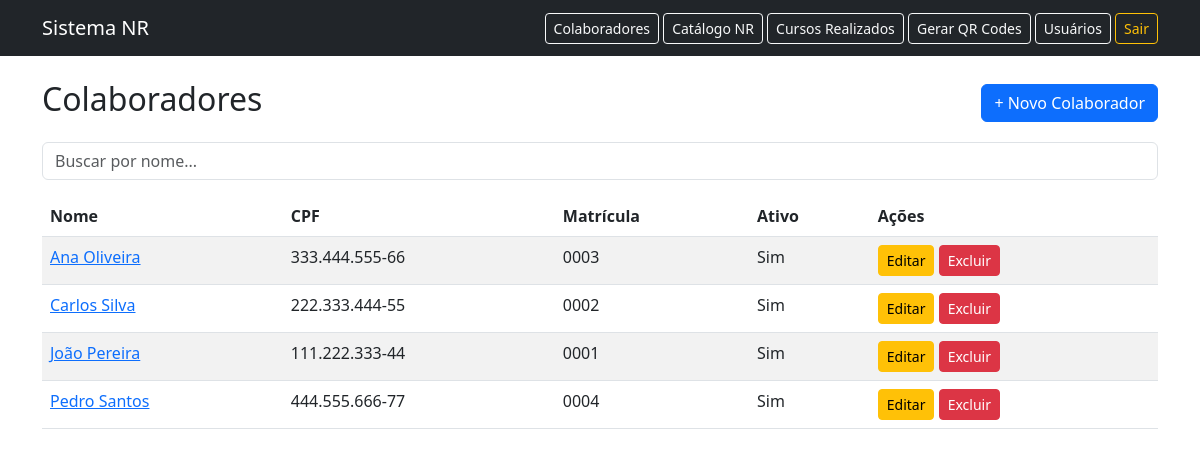
Page /colaboradores/ (signed in) on the committed database.
### models.py (models this page shows, shortened)
class Colaborador(db.Model):
    __tablename__ = "colaboradores"
    id = db.Column(db.Integer, primary_key=True)
    nome = db.Column(db.String(150), nullable=False)
    cpf = db.Column(db.String(14), unique=True, nullable=False)
    matricula = db.Column(db.String(20))
    ativo = db.Column(db.Boolean, default=True)
    cursos = db.relationship(
        "ColaboradorCurso",
        backref="colaborador",
        cascade="all, delete-orphan",
        lazy=True
    )

### routes/colaboradores.py (the view)
@bp_colaboradores.route("/")
@login_required
def listar():
    busca = request.args.get("busca", "")
    query = Colaborador.query
    if busca:
        query = query.filter(Colaborador.nome.ilike(f"%{busca}%"))
    colaboradores = query.order_by(Colaborador.nome).all()
    return render_template("colaboradores/listar.html", colaboradores=colaboradores, busca=busca)

### app.py (called while the page is built)
@login_manager.user_loader
def load_user(user_id):
    return Usuario.query.get(int(user_id))

@app.before_request
def alerta_vencimento():
    if current_user.is_authenticated:
        session["alertas_nr"] = listar_cursos_criticos(ColaboradorCurso)

### services/validade_service.py (called while the page is built)
def status_curso(curso):
    if not curso.data_vencimento:
        return "INDEFINIDO", None
    hoje = date.today()
    dias_restantes = (curso.data_vencimento - hoje).days
    if dias_restantes < 0:
        return "VENCIDO", dias_restantes
    elif dias_restantes <= 30:
        return "A_VENCER", dias_restantes
    return "VALIDO", dias_restantes

def listar_cursos_criticos(ColaboradorCurso):
    cursos = ColaboradorCurso.query.all()
    criticos = []
    for c in cursos:
        status, dias = status_curso(c)
        if status in ("VENCIDO", "A_VENCER"):
            criticos.append({
                "colaborador": c.colaborador.nome,
                "colaborador_id": c.colaborador_id,
                "curso": c.catalogo.nome_curso,
                "vencimento": c.data_vencimento,
                "status": status,
                "dias_restantes": dias
            })
    criticos.sort(key=lambda x: (
        x["status"] != "VENCIDO", x["dias_restantes"] if x["dias_restantes"] is not None else 9999))
    return criticos

### templates/colaboradores/listar.html
{% extends "base.html" %}
{% block content %}
<div class="d-flex justify-content-between align-items-center mb-3">
    <h2>Colaboradores</h2>
    <a href="{{ url_for('colaboradores.novo') }}" class="btn btn-primary">+ Novo Colaborador</a>
</div>
<form method="GET" class="mb-3">
    <input type="text" name="busca" value="{{ busca }}" class="form-control" placeholder="Buscar por nome...">
</form>
<table class="table table-striped">
    <thead>
        <tr>
            <th>Nome</th>
            <th>CPF</th>
            <th>Matrícula</th>
            <th>Ativo</th>
            <th>Ações</th>
        </tr>
    </thead>
    <tbody>
    {% for c in colaboradores %}
        <tr>
            <td><a href="{{ url_for('colaboradores.detalhes', id=c.id) }}">{{ c.nome }}</a></td>
            <td>{{ c.cpf }}</td>
            <td>{{ c.matricula }}</td>
            <td>{{ "Sim" if c.ativo else "Não" }}</td>
            <td>
                <a href="{{ url_for('colaboradores.editar', id=c.id) }}" class="btn btn-sm btn-warning">Editar</a>
                <form method="POST" action="{{ url_for('colaboradores.excluir', id=c.id) }}" style="display:inline;" onsubmit="return confirm('Confirma exclusão?');">
                    <button type="submit" class="btn btn-sm btn-danger">Excluir</button>
                </form>
            </td>
        </tr>
    {% endfor %}
    </tbody>
</table>
{% endblock %}

### templates/base.html (shortened to what this page needs)
<!DOCTYPE html>
<html lang="pt-br">
<head>
    <link rel="stylesheet" href="https://cdn.jsdelivr.net/npm/bootstrap@5.3.0/dist/css/bootstrap.min.css">
</head>
<body>
<nav class="navbar navbar-expand-lg navbar-dark bg-dark">
    <div class="container">
        <a class="navbar-brand" href="{{ url_for('home') }}">Sistema NR</a>
        <div>
            <a class="btn btn-outline-light btn-sm" href="{{ url_for('colaboradores.listar') }}">Colaboradores</a>
            <a class="btn btn-outline-light btn-sm" href="{{ url_for('catalogo_nr.listar') }}">Catálogo NR</a>
            <a class="btn btn-outline-light btn-sm" href="{{ url_for('cursos.listar') }}">Cursos Realizados</a>
            <a class="btn btn-outline-light btn-sm" href="{{ url_for('cursos.gerar_qrcodes') }}">Gerar QR Codes</a>
            {% if current_user.is_authenticated and current_user.perfil == 'admin' %}
                <a class="btn btn-outline-light btn-sm" href="{{ url_for('usuarios.listar') }}">Usuários</a>
            {% endif %}
            <a class="btn btn-outline-warning btn-sm" href="{{ url_for('auth.logout') }}">Sair</a>
        </div>
    </div>
</nav>
<div class="container mt-4">
    {% block content %}{% endblock %}
</div>
</body>
</html>

### rows in the picture
Colaborador: nome "Ana Oliveira", cpf "333.444.555-66", matricula "0003", ativo "Sim"
Colaborador: nome "Carlos Silva", cpf "222.333.444-55", matricula "0002", ativo "Sim"
Colaborador: nome "João Pereira", cpf "111.222.333-44", matricula "0001", ativo "Sim"
Colaborador: nome "Pedro Santos", cpf "444.555.666-77", matricula "0004", ativo "Sim"
